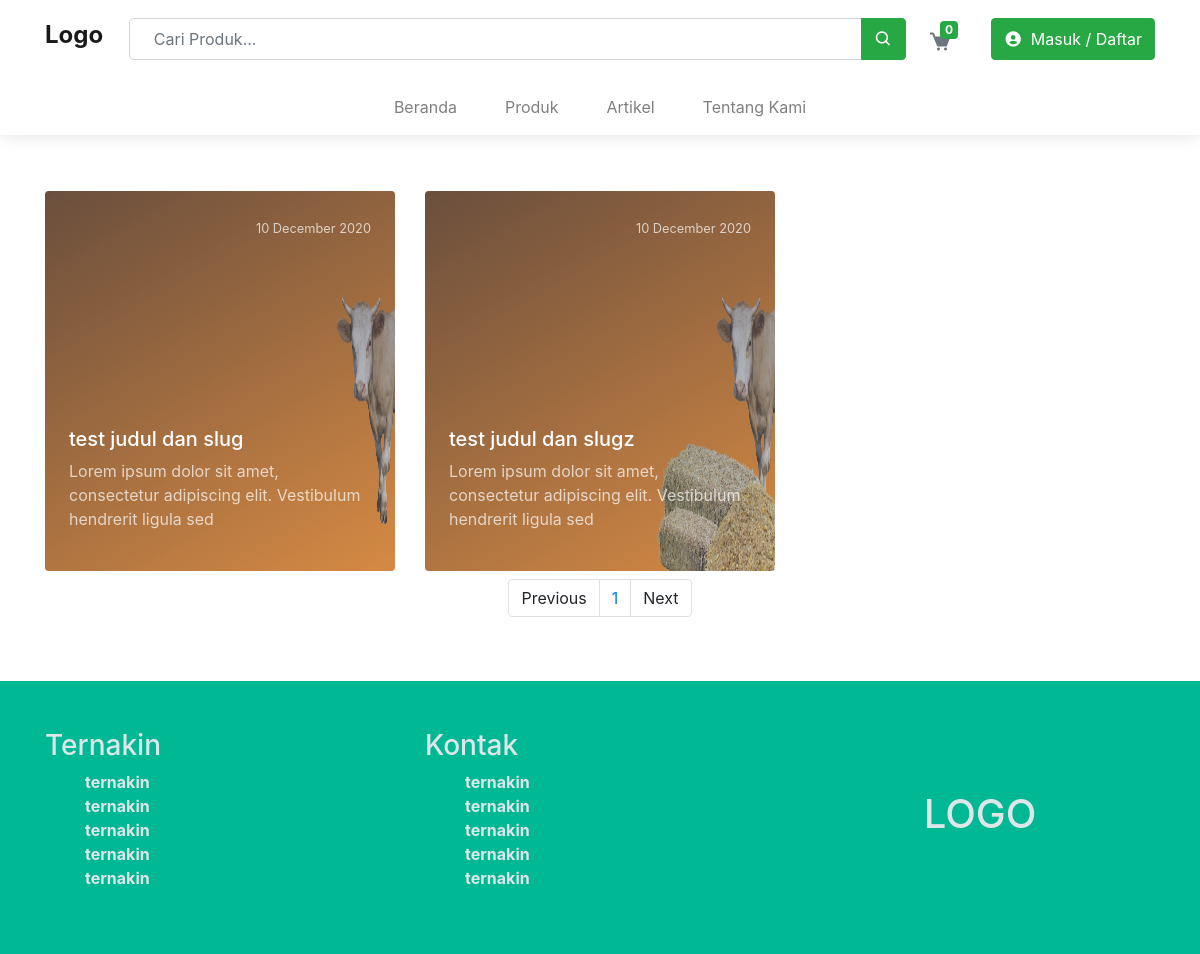
Page /pages/artikel/index.php on the committed database.
### tables this page shows
CREATE TABLE `tb_artikel` (
  `id_artikel` int(11) NOT NULL,
  `judul` varchar(50) NOT NULL,
  `isi` text NOT NULL,
  `foto` text NOT NULL,
  `slug` text NOT NULL,
  `id_users` int(3) NOT NULL,
  `id_kategori` varchar(10) NOT NULL,
  `created_at` timestamp NOT NULL DEFAULT current_timestamp() ON UPDATE current_timestamp()
);

### pages/artikel/index.php (the view, shortened to what this page needs)
<?php
  include"../../config/database.php";
  include"../../templates/header.php";
  $halaman = isset($_GET['halaman'])?(int)$_GET['halaman'] : 1;
  $halaman_awal = ($halaman>1) ? ($halaman * 6) - 6 : 0;
  $previous = $halaman - 1;
  $next = $halaman + 1;
  $sqlArtikel = mysqli_query($con,"SELECT * FROM tb_artikel LIMIT $halaman_awal, 6");
  $jmlArtikel = mysqli_query($con,"SELECT * FROM tb_artikel");
  $jml = mysqli_num_rows($jmlArtikel);
  $total_halaman = ceil($jml/6);
?>
  </head>
  <body>
    <?php
      include"../../partials/navbar.php";
    ?>
    <div class="container my-5">
      <div class="row">
        <?php
          while ($dataArtikel = mysqli_fetch_array($sqlArtikel)) {
            ?>
              <div class="col-12 col-lg-4 overflow-hidden my-2">
                <a href="<?=$_ENV['base_url']?>a/<?=$dataArtikel['slug']?>">
                  <div class="overflow-hidden rounded height-380 gradient-overlay-half-dark position-relative transition-3d-hover mx-auto" style="width: 350px;">
                      <img src="<?=$_ENV['base_url']?>assets/image/artikel/<?=$dataArtikel['foto']?>" class="w-100 h-100 object-fit-cover">
                      <div class="position-absolute p-4 h-100 w-100 card-content">
                          <div class="position-relative h-100 w-100">
                            <header class="mb-3 text-right">
                                <small class="text-white-70"><?= strftime('%d %B %Y', strtotime($dataArtikel['created_at'])) ?></small>
                            </header>
                              <div class="position-absolute" style="bottom:0">
                                  <h2 class="h5 text-white"><?=$dataArtikel['judul']?></h2>
                                  <p class="text-white-70"><?= implode(' ', array_slice(explode(' ', strip_tags(preg_replace("/&#?[a-z0-9]+;/i", "", $dataArtikel['isi']))), 0, 12)) ?></p>
                              </div>
                          </div>
                      </div>
                  </div>
                </a>
              </div>
            <?php
          }
         ?>
         <div class="col-12">
            <nav>
              <ul class="pagination justify-content-center">
                <li class="page-item">
                  <a class="page-link" <?php if($halaman > 1){ echo "href='?halaman=$previous'"; } ?>>Previous</a>
                </li>
                <?php
                for($x=1;$x<=$total_halaman;$x++){
                  ?>
                  <li class="page-item"><a class="page-link" href="?halaman=<?php echo $x ?>"><?php echo $x; ?></a></li>
                  <?php
                }
                ?>
                <li class="page-item">
                  <a  class="page-link" <?php if($halaman < $total_halaman) { echo "href='?halaman=$next'"; } ?>>Next</a>
                </li>
              </ul>
            </nav>
         </div>
      </div>
    </div>
    <?php include"../../partials/footer.php"; ?>
  </body>
    <?php include"../../templates/footer.php"; ?>
</html>

### assets/css/style.css (style rules this page uses)
ul { list-style-type: none; }
html { font-size: 1rem; }

### pages/artikel/index.php (style rules this page uses)
.card-content { top:0; bottom:0; left:0; right:0; }
.transition-3d-hover { transition: all 0.2s ease-in-out; }
.gradient-overlay-half-dark::before { background-image: linear-gradient( 150deg, rgba(34, 48, 73, 0.675) 0%, rgba(119, 131, 143, 0.3) 100% ); background-repeat: repeat-x; position: absolute; top: 0; left: 0; bottom: 0; right: 0; width: 100%; height: 100%; content: ""; }
.text-white-70 { color: rgba(255, 255, 255, 0.7) !important; }
.overflow-hidden { overflow: hidden; }
.height-380 { height: 23.75rem; }

### rows in the picture
tb_artikel: foto (picture), created_at "10 December 2020", judul "test judul dan slug", isi "Lorem ipsum dolor sit amet, consectetur adipiscing elit. Vestibulum hendrerit ligula sed"
tb_artikel: foto (picture), created_at "10 December 2020", judul "test judul dan slugz", isi "Lorem ipsum dolor sit amet, consectetur adipiscing elit. Vestibulum hendrerit ligula sed"
